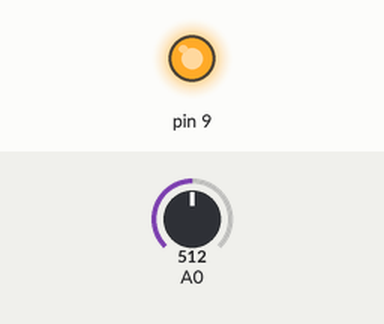
This sketch was run on a simulated Arduino Uno, built with avr-gcc and run on an emulated ATmega328P. Shown: output pins drawn as LEDs (lit = HIGH). The inputs (shaded band) are chosen by the test bench; at power-on: A0 = 512. What the sketch prints to the serial monitor is not drawn.

Above: at 1.2 s.
1.3 s: A0 set to 483
At 2.5 s:
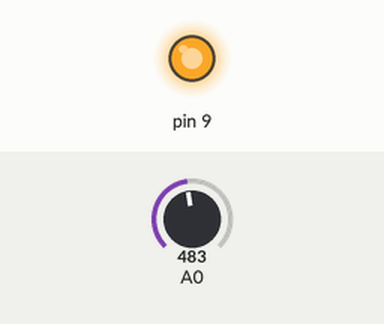
2.8 s: A0 set to 306
At 3.8 s:
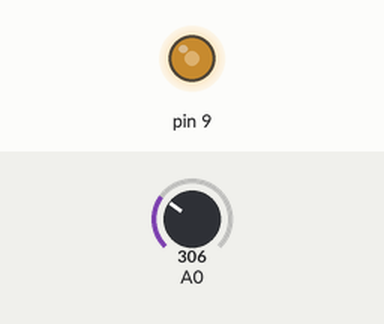
4.3 s: A0 set to 90
At 4.9 s:
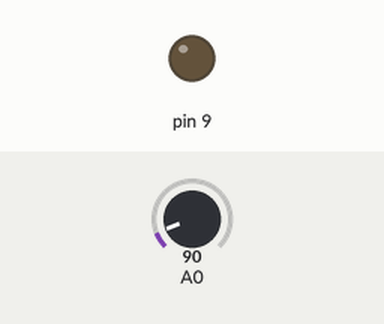
Timing chart, 0 to 7.3 s (numbered marks = the images above; inputs shaded):
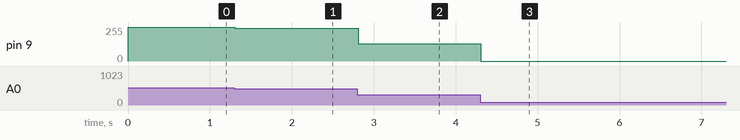

Measured:
- after the input at 1.3 s, pin 9: 255/255 → 244/255 at once
- after the input at 2.8 s, pin 9: 244/255 → 131/255 at once
- after the input at 4.3 s, pin 9: 131/255 → 0/255 at once

The sketch:

biglittlelight.ino
```cpp
void setup() {
  // put your setup code here, to run once
  Serial.begin(9600);
}

void loop() {
  // put your main code here, to run repeatedly:
int tico =analogRead(A0);
int clara ;
Serial.println(tico);
if (tico <=100)tico=100;
if (tico >=500)tico=500;
clara = map(tico,100,500,0,255);
analogWrite(9,clara);
delay(1);
}
```
